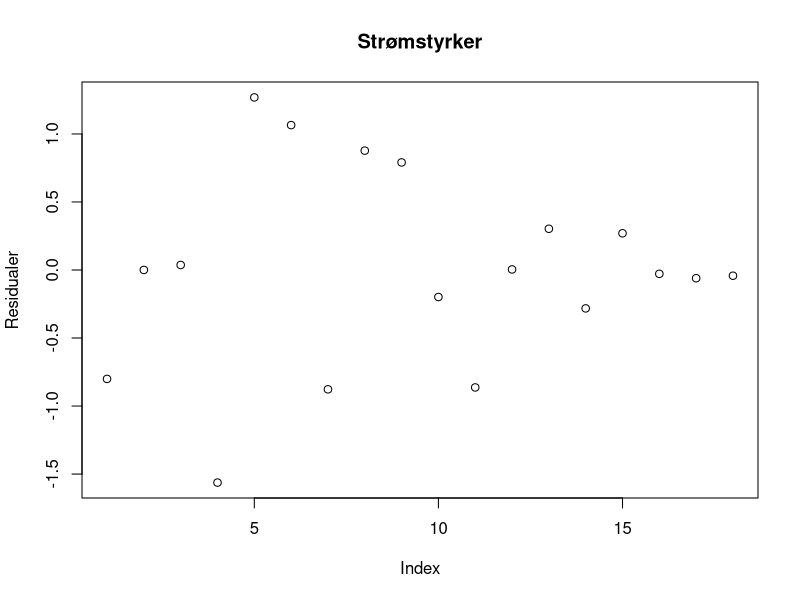
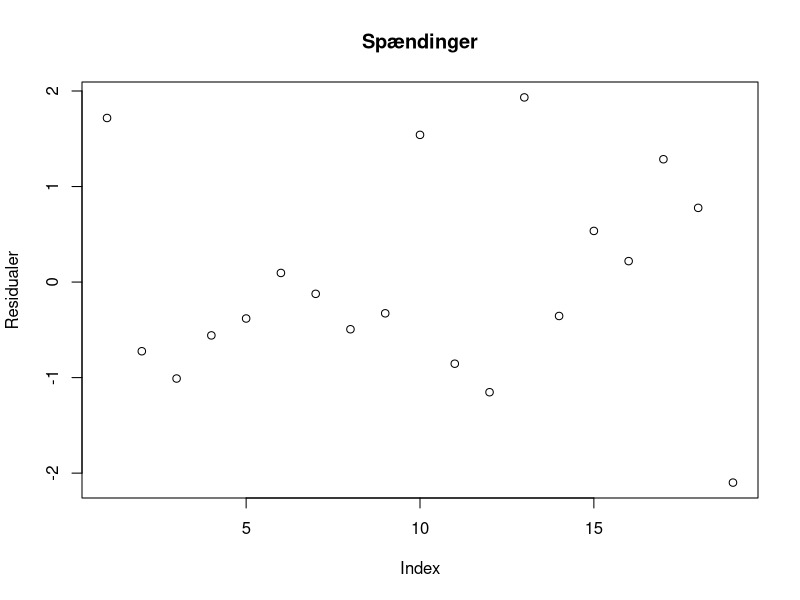
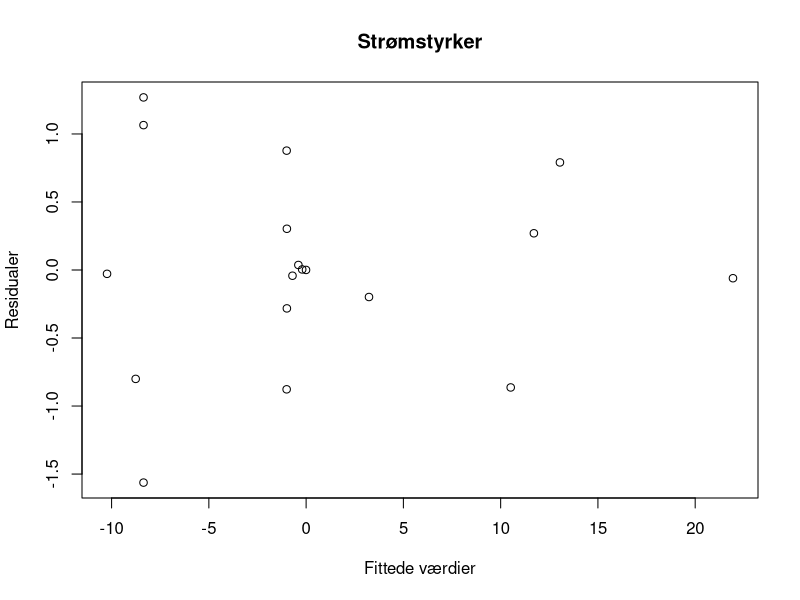
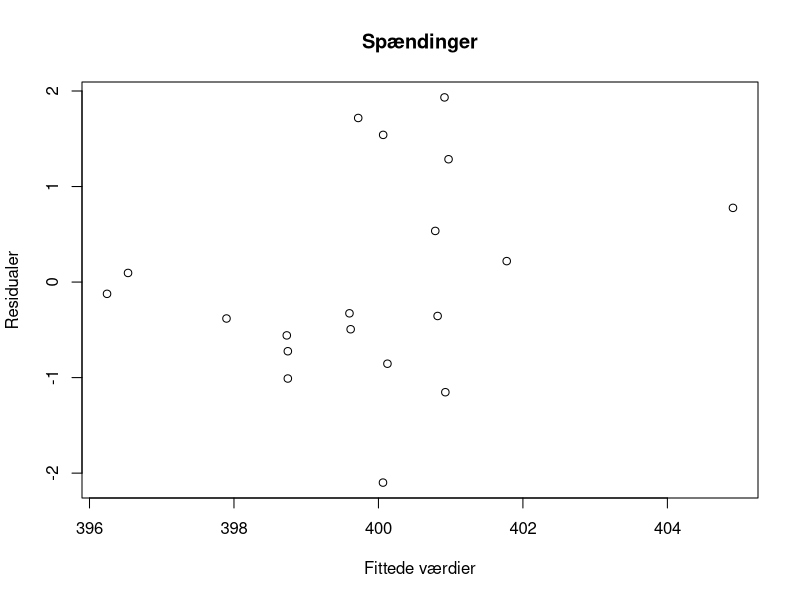
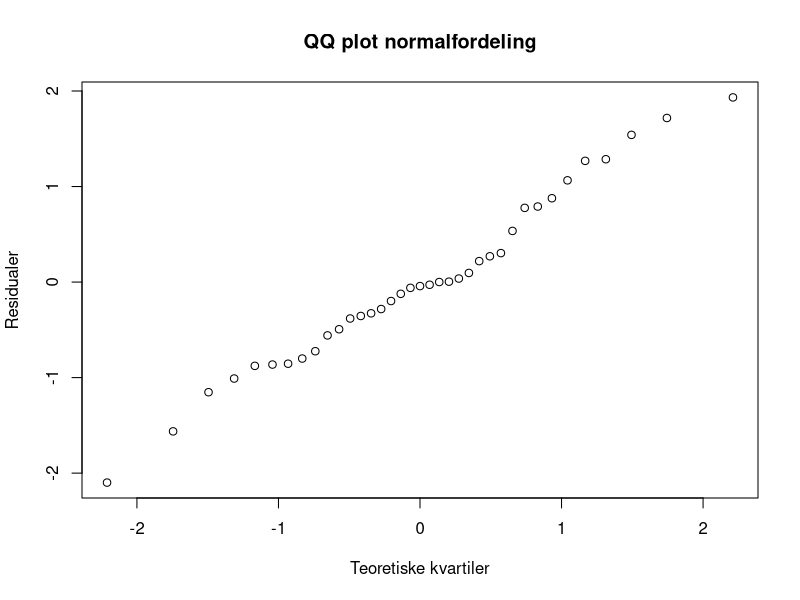
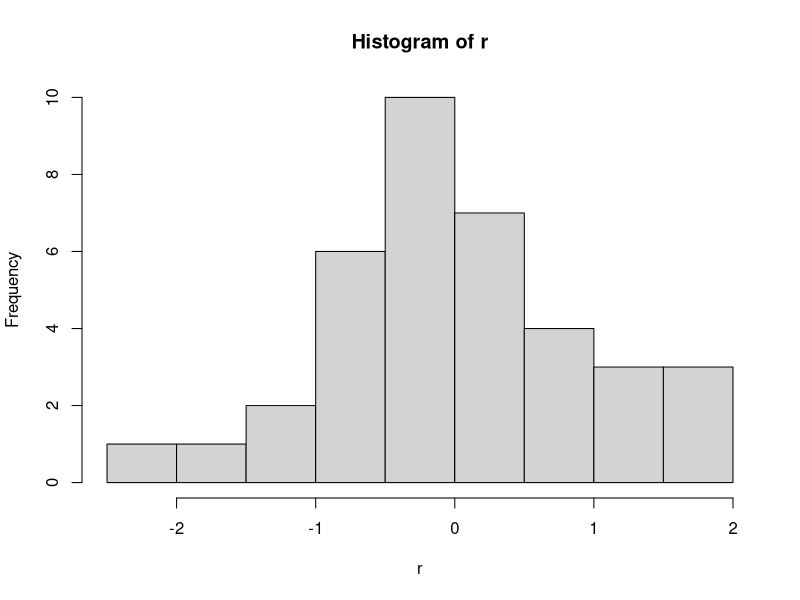

Write R code to recreate these figures, in order.
## ---- chunk 1
knitr::opts_chunk$set(echo = TRUE)
## ---- chunk 2

## ---- chunk 3
#library("pracma")
R=read.table("Cny.txt")
R=as.matrix(R)
X=read.table("D.txt")
X=as.matrix(X)
effekt=read.table("effekt.txt")
effekt=as.matrix(effekt)
y=c(effekt/400,400)
Sigma=diag((y*0.01)^2)
invsqrtSigma=solve(sqrt(Sigma))
ytilde=invsqrtSigma%*%y
Xtilde=invsqrtSigma%*%X
XTX=t(Xtilde)%*%Xtilde
Nulm=matrix(rep(0,676),26,26)
A=matrix(c(rbind(XTX,R),rbind(t(R),Nulm)),63,63)
Ainv=solve(A)
Beta=Ainv%*%c(t(Xtilde)%*%ytilde,rep(0,26))
Beta[1:37]
## ---- chunk 4
for(i in 1:500)
{
  y=c(effekt/c(Beta[21:22],Beta[25],Beta[27],Beta[29],Beta[31],Beta[33],Beta[35:37]),400)
  Sigma=diag((y*0.01)^2)
  invsqrtSigma=solve(sqrt(Sigma))
  ytilde=invsqrtSigma%*%y
  Xtilde=invsqrtSigma%*%X
  XTX=t(Xtilde)%*%Xtilde
  A=matrix(c(rbind(XTX,R),rbind(t(R),Nulm)),63,63)
  Ainv=solve(A)
  Beta=Ainv%*%c(t(Xtilde)%*%ytilde,rep(0,26))
}
Beta[1:37]
## ---- chunk 5
konfg=matrix(rep(0,74),37,2)
for(i in 1:37)
{
  konfg[i,1]=Beta[i]-1.959963984540*sqrt(Ainv[i,i])
  konfg[i,2]=Beta[i]+1.959963984540*sqrt(Ainv[i,i])
}
konfg
## ---- chunk 6
z=c()
T=360
for(i in 19:37)
{
  z=c(z,(Beta[i]-T)/sqrt(Ainv[i,i])) #Wald's test
}
z
1-pnorm(z)
## ---- chunk 7
z=c()
T=440
for(i in 19:37)
{
  z=c(z,(Beta[i]-T)/sqrt(Ainv[i,i])) #Wald's test
}
z
pnorm(z)
## ---- chunk 8
simdata=rnorm(37,mean=Beta[1:37],sd=abs(Beta[1:37])*0.01)
Sigma=diag((Beta[1:37]*0.01)^2)#diag(37)
X=diag(rep(1,37))
invsqrtSigma=solve(sqrt(Sigma))
ytilde=invsqrtSigma%*%simdata
Xtilde=invsqrtSigma%*%X
XTX=t(Xtilde)%*%Xtilde
Nulm=matrix(rep(0,676),26,26)
A=matrix(c(rbind(XTX,R),rbind(t(R),Nulm)),63,63)
Ainv=solve(A)
Beta=Ainv%*%c(t(Xtilde)%*%ytilde,rep(0,26))
P=Xtilde%*%Ainv[1:37,1:37]%*%t(Xtilde)
plot((ytilde-P%*%ytilde)[1:18], main= "Strømstyrker",ylab = "Residualer")
plot((ytilde-P%*%ytilde)[19:37], main= "Spændinger",ylab = "Residualer")
plot((sqrt(Sigma)%*%(P%*%ytilde))[1:18],(ytilde-P%*%ytilde)[1:18], main= "Strømstyrker",ylab = "Residualer", xlab = "Fittede værdier")
plot((sqrt(Sigma)%*%(P%*%ytilde))[19:37],(ytilde-P%*%ytilde)[19:37],main= "Spændinger",ylab = "Residualer", xlab = "Fittede værdier")
r<-ytilde-P%*%ytilde
qqnorm(r,main="QQ plot normalfordeling",xlab="Teoretiske kvartiler",ylab="Residualer")
hist(r)
## ---- chunk 9
Sigma=diag((Beta[1:37]*0.01)^2)#diag(37)
X=diag(rep(1,37))
invsqrtSigma=solve(sqrt(Sigma))
Xtilde=invsqrtSigma%*%X
XTX=t(Xtilde)%*%Xtilde
Nulm=matrix(rep(0,676),26,26)
A=matrix(c(rbind(XTX,R),rbind(t(R),Nulm)),63,63)
Ainv=solve(A)
P=Xtilde%*%Ainv[1:37,1:37]%*%t(Xtilde)
lev=c()
for(i in 1:37)
{
  lev=c(lev,P[i,i])
}
v=rep(1,37)
for(i in 1:37)
{
  if(min(lev)<0.9999999999)
  {
    remove=match(min(lev),lev)
    Sigma=Sigma[-remove,-remove]
    X=X[-remove,]
    v=v[-remove]
    invsqrtSigma=solve(sqrt(Sigma))
    Xtilde=invsqrtSigma%*%X
    XTX=t(Xtilde)%*%Xtilde
    A=matrix(c(rbind(XTX,R),rbind(t(R),Nulm)),63,63)
    Ainv=solve(A)
    P=Xtilde%*%Ainv[1:37,1:37]%*%t(Xtilde)
    lev=c()
    for(j in 1:length(v))
    {
      lev=c(lev,P[j,j])
    }
  }
}
X
## ---- chunk 10
y=c(Beta[2:3],Beta[6],Beta[8],Beta[10:12],Beta[14],Beta[16],Beta[18],Beta[25])
  Sigma=diag((y*0.01)^2)
  invsqrtSigma=solve(sqrt(Sigma))
  ytilde=invsqrtSigma%*%y
  Xtilde=invsqrtSigma%*%X
  XTX=t(Xtilde)%*%Xtilde
  A=matrix(c(rbind(XTX,R),rbind(t(R),Nulm)),63,63)
  Ainv=solve(A)
  Beta=Ainv%*%c(t(Xtilde)%*%ytilde,rep(0,26))
konf=matrix(rep(0,74),37,2)
for(i in 1:37)
{
  konf[i,1]=Beta[i]-1.959963984540*sqrt(Ainv[i,i])
  konf[i,2]=Beta[i]+1.959963984540*sqrt(Ainv[i,i])
}
konf
konfg-konf
## ---- chunk 11
varians<-c(rep(0.0155,18),rep(1,19))
Sigma=diag(varians)
invsqrtSigma=solve(sqrt(Sigma))
D=diag(rep(1,37))
Dtilde=invsqrtSigma%*%D
DTD=t(Dtilde)%*%Dtilde
Nulm=matrix(rep(0,676),26,26)
A=matrix(c(rbind(DTD,R),rbind(t(R),Nulm)),63,63)
Ainv=solve(A)
P=Dtilde%*%Ainv[1:37,1:37]%*%t(Dtilde)
lev=c()
for(i in 1:37)
{
  lev=c(lev,P[i,i])
}
v=rep(1,37)
for(i in 1:37)
{
  if(min(lev)<0.9999999999)
  {
    remove=match(min(lev),lev)
    Sigma=Sigma[-remove,-remove]
    D=D[-remove,]
    v=v[-remove]
    invsqrtSigma=solve(sqrt(Sigma))
    Dtilde=invsqrtSigma%*%D
    DTD=t(Dtilde)%*%Dtilde
    A=matrix(c(rbind(DTD,R),rbind(t(R),Nulm)),63,63)
    Ainv=solve(A)
    P=Dtilde%*%Ainv[1:37,1:37]%*%t(Dtilde)
    lev=c()
    for(j in 1:length(v))
    {
      lev=c(lev,P[j,j])
    }
  }
}
d=c(Beta[2:3],Beta[6],Beta[8],Beta[10],Beta[12],Beta[14],Beta[16:18],Beta[36])
Sigma=diag((d*0.01)^2)
invsqrtSigma=solve(sqrt(Sigma))
dtilde=invsqrtSigma%*%d
Dtilde=invsqrtSigma%*%D
DTD=t(Dtilde)%*%Dtilde
A=matrix(c(rbind(DTD,R),rbind(t(R),Nulm)),63,63)
Ainv=solve(A)
Beta=Ainv%*%c(t(Dtilde)%*%dtilde,rep(0,26))
#Dette giver samme estimat som før.
#Nu findes konfidens intervaller med den nye D og Sigma:
konf=matrix(rep(0,74),37,2)
for(i in 1:37)
{
  konf[i,1]=Beta[i]-1.959963984540*sqrt(Ainv[i,i])
  konf[i,2]=Beta[i]+1.959963984540*sqrt(Ainv[i,i])
}
konfg-konf
## ---- chunk 12
library("pracma")
Sigma=read.table("Sigmany.txt")
Sigma=as.matrix(Sigma)
R=read.table("Cny.txt")
R=as.matrix(R)
X=read.table("D.txt")
X=as.matrix(X)
effekt=read.table("effekt.txt")
effekt=as.matrix(effekt)
y=c(effekt/400,400)
invsqrtSigma=solve(sqrt(Sigma))
ytilde=invsqrtSigma%*%y
Xtilde=invsqrtSigma%*%X
XTX=t(Xtilde)%*%Xtilde
Nulm=matrix(rep(0,676),26,26)
A=matrix(c(rbind(XTX,R),rbind(t(R),Nulm)),63,63)
Ainv=solve(A)
Beta=Ainv%*%c(t(Xtilde)%*%ytilde,rep(0,26))
#Her er det første estimat for strømstyrker og spændinger i hele netværket:
for(i in 1:50)
{
  y=c(effekt/c(Beta[21:22],Beta[25],Beta[27],Beta[29],Beta[31],Beta[33],Beta[35:37]),400)
  Sigma=diag((y*0.01)^2)
  invsqrtSigma=solve(sqrt(Sigma))
  ytilde=invsqrtSigma%*%y
  Xtilde=invsqrtSigma%*%X
  XTX=t(Xtilde)%*%Xtilde
  A=matrix(c(rbind(XTX,R),rbind(t(R),Nulm)),63,63)
  Ainv=solve(A)
  Beta=Ainv%*%c(t(Xtilde)%*%ytilde,rep(0,26))
}
y=rnorm(37,mean=Beta[1:37],sd=abs(Beta[1:37])*0.01)
Sigma=diag((y*0.01)^2)
X=diag(1,37)
invsqrtSigma=solve(sqrt(Sigma))
ytilde=invsqrtSigma%*%y
Xtilde=invsqrtSigma%*%X
XTX=t(Xtilde)%*%Xtilde
A=matrix(c(rbind(XTX,R),rbind(t(R),Nulm)),63,63)
Ainv=solve(A)
Beta2=Ainv%*%c(t(Xtilde)%*%ytilde,rep(0,26))

konf=matrix(rep(0,74),37,2)
for(i in 1:37)
{
  konf[i,1]=Beta2[i]-1.959963984540*sqrt(Ainv[i,i])
  konf[i,2]=Beta2[i]+1.959963984540*sqrt(Ainv[i,i])
}
#Konfidensintervaller for spændingerne:
#determinationskoefficient udregnes:
P=Xtilde%*%Ainv[1:37,1:37]%*%t(Xtilde)
mu=P%*%ytilde
V=c()
for (i in 1:length(ytilde)){
  V=c(V,(ytilde[i]-mu[i])^2)
}
sum(V)
V2=c()
for (i in 1:length(ytilde)){
  V2=c(V2,(ytilde[i]-(sum(ytilde)/length(ytilde)))^2)
}
R2<-1-(sum(V)/sum(V2))

#Vi fjerner 5 målinger ved leverage metoden
varians=c(rep((0.01*0.0155)^2,18),rep((0.01*1)^2,19))

Sigma1=diag(varians)
invsqrtSigma1=solve(sqrt(Sigma1))
Xtilde=invsqrtSigma1%*%X
XTX=t(Xtilde)%*%Xtilde
Nulm=matrix(rep(0,676),26,26)
A=matrix(c(rbind(XTX,R),rbind(t(R),Nulm)),63,63)
Ainv=solve(A)
P=Xtilde%*%Ainv[1:37,1:37]%*%t(Xtilde)
lev=c()
for(i in 1:37)
{
  lev=c(lev,P[i,i])
}
v=rep(1,37)
y5=y
for(i in 1:5)
{
  if(min(lev)<0.9999999999)
  {
    remove=match(min(lev),lev)
    Sigma=Sigma[-remove,-remove]
    Sigma1=Sigma1[-remove,-remove]
    y5=y5[-remove]
    X=X[-remove,]
    v=v[-remove]
    invsqrtSigma1=solve(sqrt(Sigma1))
    Xtilde=invsqrtSigma1%*%X
    XTX=t(Xtilde)%*%Xtilde
    A=matrix(c(rbind(XTX,R),rbind(t(R),Nulm)),63,63)
    Ainv=solve(A)
    P=Xtilde%*%Ainv[1:37,1:37]%*%t(Xtilde)
    lev=c()
    for(j in 1:length(v))
    {
      lev=c(lev,P[j,j])
    }
  }
}
invsqrtSigma=solve(sqrt(Sigma))
ytilde=invsqrtSigma%*%y5
Xtilde=invsqrtSigma%*%X
XTX=t(Xtilde)%*%Xtilde
A=matrix(c(rbind(XTX,R),rbind(t(R),Nulm)),63,63)
Ainv=solve(A)
Beta5=Ainv%*%c(t(Xtilde)%*%ytilde,rep(0,26))
#Estimat med 5 fjernede målinger.
konf5=matrix(rep(0,74),37,2)
#konfidensinterval med 5 fjernede målinger:
for(i in 1:37)
{
  konf5[i,1]=Beta5[i]-1.959963984540*sqrt(Ainv[i,i])
  konf5[i,2]=Beta5[i]+1.959963984540*sqrt(Ainv[i,i])
}

konf-konf5


## ---- chunk 13

## ---- chunk 14

